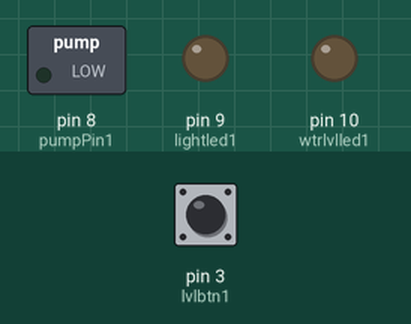
The sketch below on a simulated Arduino Uno, built with avr-gcc and run on an emulated ATmega328P. Shown: switched loads named in the sketch (green lamp = pin HIGH), output pins drawn as LEDs (lit = HIGH). Inputs (shaded band) come from the test bench; at power-on: pin 3 (lvlbtn1) LOW.

Above: at 0.1 s.
At 20.1 s:
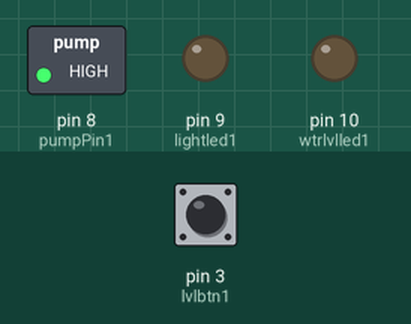
Timing chart, 0 to 21.6 s (numbered marks = the images above):
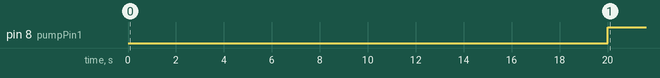

The sketch:

sketch.ino
```cpp
int pumpPin1 = 8; // номер пина
int pumpState1 = LOW; // состояние
// последний момент времени, когда состояние изменялось
unsigned long previousMillis1 = 0;
long OnTime1 = 20000; // длительность работы (в миллисекундах)
long OffTime1 = 1800000;// не работает  (в миллисекундах)
// контроль воды
int wtrlvlled1 = 10;
int wtrlvlState1 = LOW;
int lvlbtn1 = 3;
int lvlvar1 = 1 ;
// свет
int lightled1 = 9;
int lightState1 = LOW;
unsigned long previousMillis2 = 0;
long day = 54000000;
long holeDay = 86400000;
int lightbtn1 = 2;
//fix датчик света
int lightvar1 = 1;
long previousMillislight = 0;
long measurepause = 300000;


void setup() {
 pinMode(pumpPin1, OUTPUT);
 pinMode(wtrlvlled1, OUTPUT);
 pinMode(lvlbtn1, INPUT);
 pinMode(lightled1, OUTPUT);
 pinMode(lightbtn1, INPUT);
 Serial.begin(9600);
}
//объявляем функцию reset с адресом 0
void(* resetFunc) (void) = 0;

void loop() {
 // выясняем не настал ли момент сменить состояние

 unsigned long currentMillis = millis(); // текущее время в миллисекундах
 lvlvar1 = digitalRead(lvlbtn1);
 //fix датчик света
 if(currentMillis - previousMillislight >= measurepause)
 {
 lightvar1 = digitalRead(lightbtn1);
 previousMillislight = currentMillis;
 }
 // конечный автомат для воды
 if((pumpState1 == LOW) && (currentMillis - previousMillis1 >= OnTime1))
 {
   pumpState1 = HIGH; // выключаем
   previousMillis1 = currentMillis; // запоминаем момент времени
   digitalWrite(pumpPin1, pumpState1); // реализуем новое состояние
 }
 else if ((pumpState1 == HIGH) && (currentMillis - previousMillis1 >= OffTime1))
 {
   if (lvlvar1 == HIGH)
   {
    Serial.println(currentMillis);
   pumpState1 = LOW; // включаем
   wtrlvlState1 = LOW;
   previousMillis1 = currentMillis ; // запоминаем момент времени
   digitalWrite(pumpPin1, pumpState1); // реализуем новое состояние
   digitalWrite(wtrlvlled1, wtrlvlState1);
   }
   else {
     wtrlvlState1 = HIGH;
      digitalWrite(wtrlvlled1, wtrlvlState1);
   }

 }

 // конечный автомат для света
 if(currentMillis <= day)
 {
   if (lightvar1 == HIGH)
   {
   lightState1 = LOW;
   digitalWrite(lightled1, lightState1);
   }
   else
     {
   lightState1 = HIGH;
   digitalWrite(lightled1, lightState1);
   }
 }
 else
 {
    lightState1 = HIGH;
   digitalWrite(lightled1, lightState1);
   Serial.println("day end");
 }
  // сброс дня
  if (currentMillis > holeDay)
  {
    Serial.println("reset");
    resetFunc(); //вызываем reset
    delay(100);
    Serial.println("hello");
  }
}
```

Measured:
- by itself, pin 8 (pumpPin1): LOW → HIGH at 20.0 s
